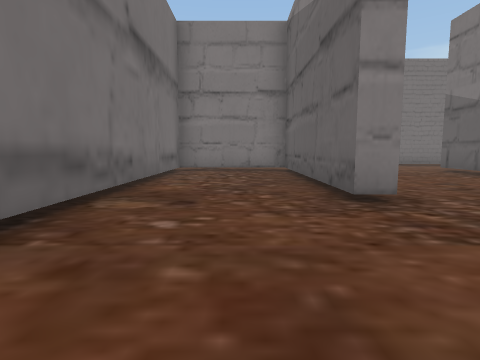
view 1 (above)

15 first-person views from a walk through a Unity game level. The camera is 1.2 m above the floor, tilts 6° down and sees 80° across. The floor is counted in squares, 2 m on a side. Each view is taken from the middle of a square. On the plan, view 1 faces up. The plan holds only what a view shows up to about 9 squares ahead; the rest is blank. The place goes on beyond the plan. The player is left out. Some animated figures are left out. Door leaves are left out, so doorways stand open.

view 2
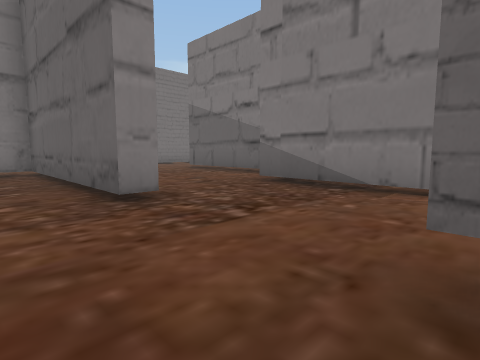

view 3
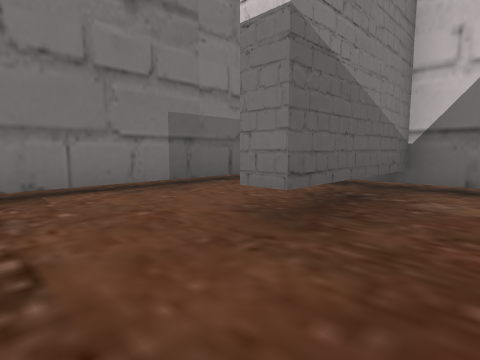

view 4
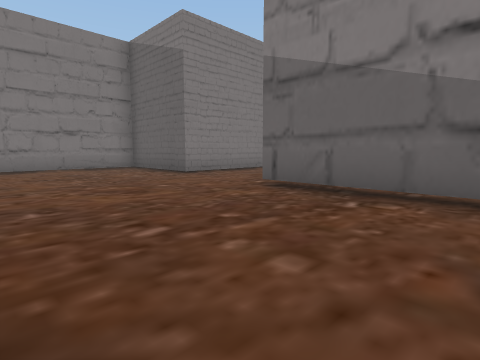

view 5
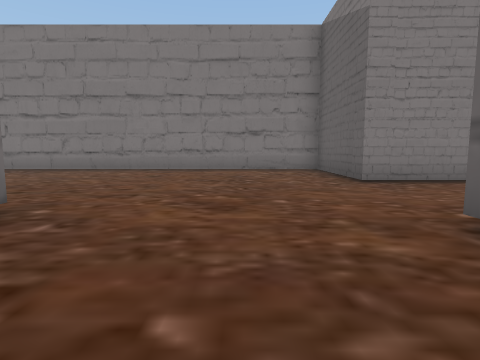

view 6
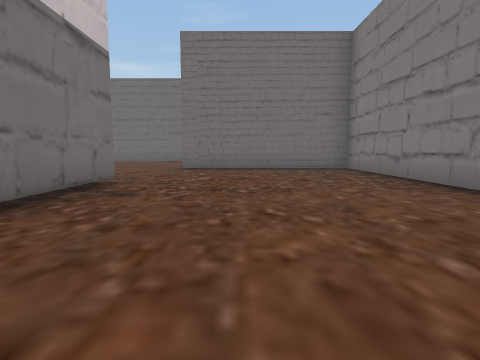

view 7
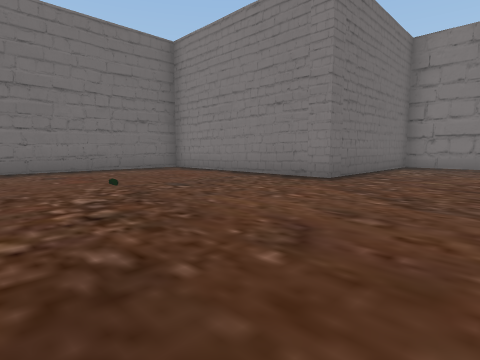

view 8
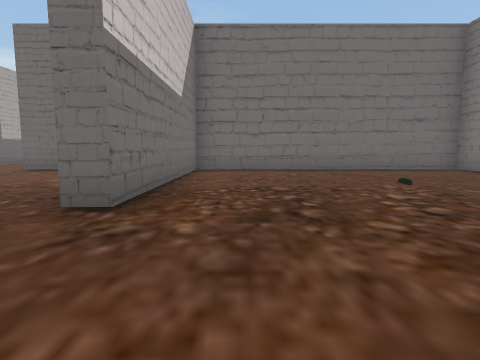

view 9
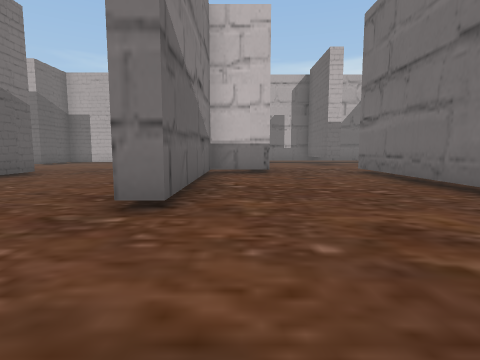

view 10
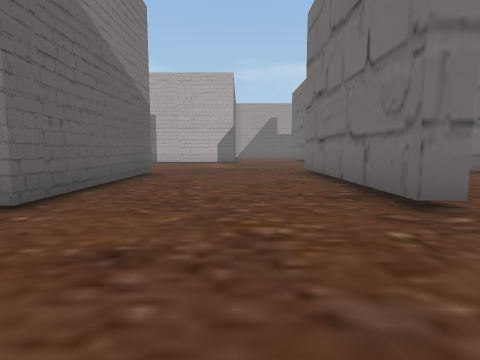

view 11
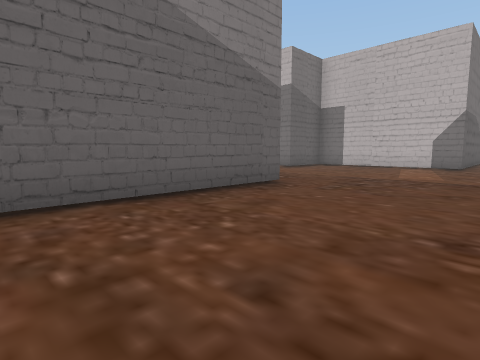

view 12
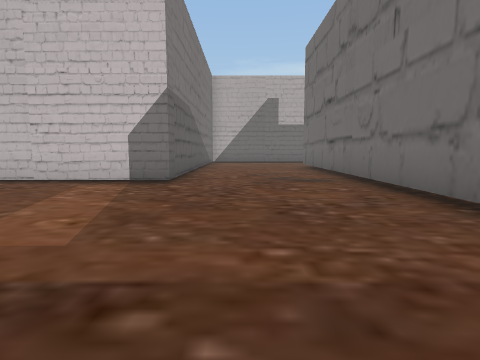

view 13
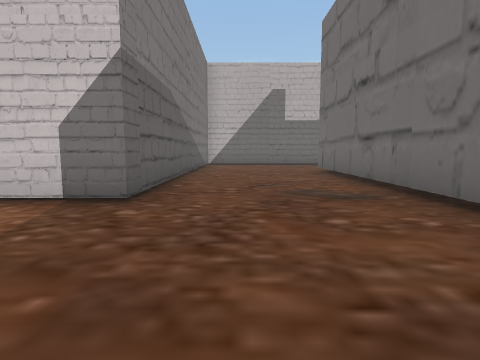

view 14
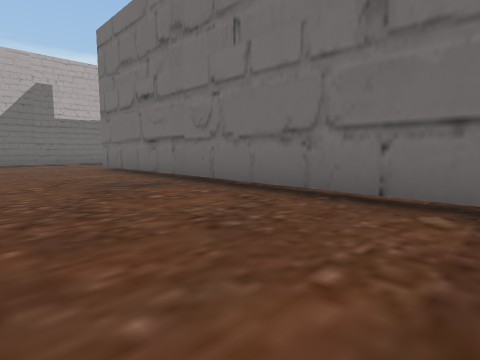

view 15
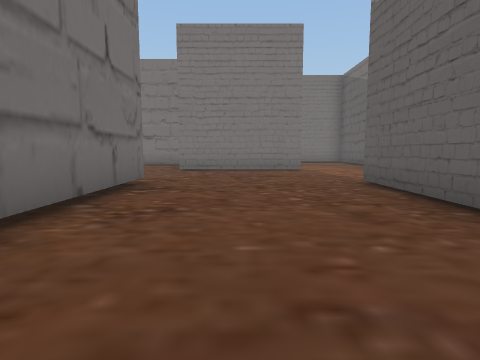

### Floor plan
Key: @ floor where view 1 was taken; # wall or solid block; . floor.
Columns run from 12 left of view 1 to 10 right of it. Each row starts with its distance up from view 1.
 15       #############
 14       #...........#
 13       #...........#
 12       #...........####.
 11       #................
 10 #######................
  9 #.........####.........
  8 #.........#..#....#...#
  7 #.........#..#....#...#
  6 #.........#..#....#...#
  5 #.........#..#....#...#
  4 #.........#..#..###....
  3 #.........#.....#......
  2 #######.. #.....#......
  1      ...   .....#......
  0     ...     @#..#......
 -1   ....      .#..#......
 -2 #...        .#. #...###
 -3 #..         #####...#
 -4 ..           .. #...#
 -5                 #...#
 -6                 #...#
 -7                 #...#
 -8                  ...#

Where each view was taken, in squares from view 1:
view 1: 0 up, 0 right, facing up
view 2: 0 up, 0 right, facing up-right
view 3: 2 up, 0 right, facing down-right
view 4: 5 up, 2 right, facing up-right
view 5: 6 up, 4 right, facing up
view 6: 11 up, 3 right, facing left
view 7: 4 up, 3 left, facing up-left
view 8: 3 up, 3 left, facing left
view 9: 11 up, 5 right, facing down
view 10: 11 up, 8 right, facing down
view 11: 8 up, 7 right, facing down-right
view 12: 3 up, 7 right, facing down
view 13: 1 up, 7 right, facing down
view 14: 2 up, 8 right, facing down-left
view 15: 3 up, 8 right, facing up
